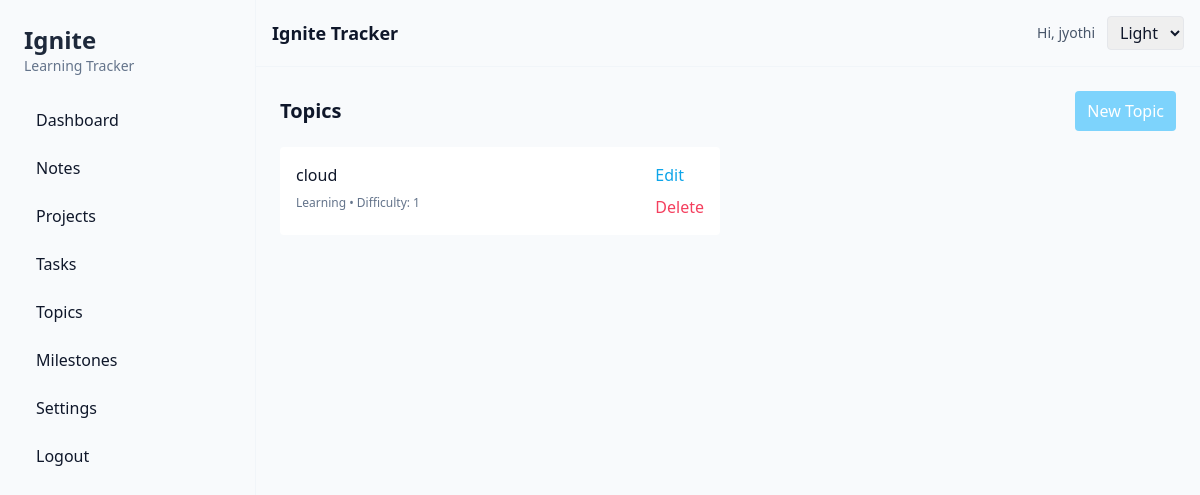
The app's page /topics/ (signed in) with its own data.
### tracker/models.py (models this page shows, shortened)
class Topic(models.Model):
    STATUS_CHOICES = [
        ('not_started', 'Not Started'),
        ('learning', 'Learning'),
        ('mastered', 'Mastered'),
    ]
    user = models.ForeignKey(settings.AUTH_USER_MODEL, on_delete=models.CASCADE, related_name='topics')
    name = models.CharField(max_length=200)
    status = models.CharField(max_length=20, choices=STATUS_CHOICES, default='not_started')
    summary = models.TextField(blank=True)
    difficulty = models.PositiveSmallIntegerField(default=1)
    resources = models.TextField(blank=True, help_text='One URL per line')

### tracker/views.py (the view)
# urls.py: path('topics/', views.TopicListView.as_view(), name='topics_list'),
class TopicListView(LoginRequiredMixin, generic.ListView):
    model = Topic
    template_name = 'tracker/topics_list.html'
    context_object_name = 'topics'
    def get_queryset(self):
        return Topic.objects.filter(user=self.request.user).order_by('name')

### templates/tracker/topics_list.html (shortened to what this page needs)
{% extends "base.html" %}
{% block content %}
<div class="flex items-center justify-between mb-4">
  <h2 class="text-xl font-semibold">Topics</h2>
  <a href="{% url 'tracker:topic_create' %}" class="px-3 py-2 bg-sky-300 text-white rounded">New Topic</a>
</div>
<div class="grid grid-cols-1 md:grid-cols-2 gap-4">
  {% for topic in topics %}
    <div class="p-4 bg-white dark:bg-slate-800 rounded">
      <div class="flex justify-between">
        <div>
          <div class="font-medium">{{ topic.name }}</div>
          <div class="mt-2 text-xs text-slate-500">{{ topic.get_status_display }} • Difficulty: {{ topic.difficulty }}</div>
        </div>
        <div class="flex flex-col gap-2">
          <a href="{% url 'tracker:topic_edit' topic.pk %}" class="text-sky-500">Edit</a>
          <form method="post" action="{% url 'tracker:topic_delete' topic.pk %}">{% csrf_token %}
            <button class="text-rose-500">Delete</button>
          </form>
        </div>
      </div>
    </div>
  {% endfor %}
</div>
{% endblock %}

### templates/base.html (shortened to what this page needs)
<!doctype html>
<html lang="en">
  <head>
    <script src="https://cdn.tailwindcss.com"></script>
  </head>
  <body class="antialiased bg-slate-50 text-slate-900 {% if request.session.theme == 'dark' %}dark{% endif %}">
    <div class="min-h-screen flex">
      <aside class="w-64 p-6 border-r border-slate-100 hidden md:block">
        <a href="{% url 'tracker:dashboard' %}" class="block mb-6">
          <h1 class="text-2xl font-bold text-slate-800">Ignite</h1>
          <p class="text-sm text-slate-500">Learning Tracker</p>
        </a>
        {% if user.is_authenticated %}
        <nav class="space-y-2">
          <a href="{% url 'tracker:dashboard' %}" class="flex items-center gap-3 px-3 py-2 rounded-md hover:bg-slate-100">
            Dashboard
          </a>
          <a href="{% url 'tracker:notes_list' %}" class="flex items-center gap-3 px-3 py-2 rounded-md hover:bg-slate-100">Notes</a>
          <a href="{% url 'tracker:projects_list' %}" class="flex items-center gap-3 px-3 py-2 rounded-md hover:bg-slate-100">Projects</a>
          <a href="{% url 'tracker:tasks' %}" class="flex items-center gap-3 px-3 py-2 rounded-md hover:bg-slate-100">Tasks</a>
          <a href="{% url 'tracker:topics_list' %}" class="flex items-center gap-3 px-3 py-2 rounded-md hover:bg-slate-100">Topics</a>
          <a href="{% url 'tracker:milestones_list' %}" class="flex items-center gap-3 px-3 py-2 rounded-md hover:bg-slate-100">Milestones</a>
          <a href="{% url 'tracker:settings' %}" class="flex items-center gap-3 px-3 py-2 rounded-md hover:bg-slate-100">Settings</a>
          <a href="{% url 'logout' %}" class="flex items-center gap-3 px-3 py-2 rounded-md hover:bg-slate-100">Logout</a>
        </nav>
        {% else %}
        <nav>
          <a href="{% url 'login' %}" class="block px-3 py-2 rounded-md hover:bg-slate-100">Login</a>
          <a href="{% url 'register' %}" class="block px-3 py-2 rounded-md hover:bg-slate-100">Register</a>
        </nav>
        {% endif %}
      </aside>
      <div class="flex-1">
        <header class="flex items-center justify-between p-4 border-b border-slate-100">
          <div>
            <span class="text-lg font-semibold">Ignite Tracker</span>
          </div>
          <div class="flex items-center gap-3">
            {% if user.is_authenticated %}
              <span class="text-sm text-slate-600">Hi, {{ user.username }}</span>
            {% endif %}
            <form method="post" action="{% url 'tracker:settings' %}">
              <select name="theme" onchange="this.form.submit()" class="border rounded px-2 py-1">
                <option value="light" {% if request.session.theme == 'light' %}selected{% endif %}>Light</option>
              </select>
            </form>
          </div>
        </header>
        <main class="p-6">
          <div class="max-w-6xl mx-auto">
            {% block content %}{% endblock %}
          </div>
        </main>
      </div>
    </div>
  </body>
</html>

### records on screen
Topic: name "cloud", status "Learning", difficulty "1"

### other values on screen
{{ user.username }} "jyothi"
